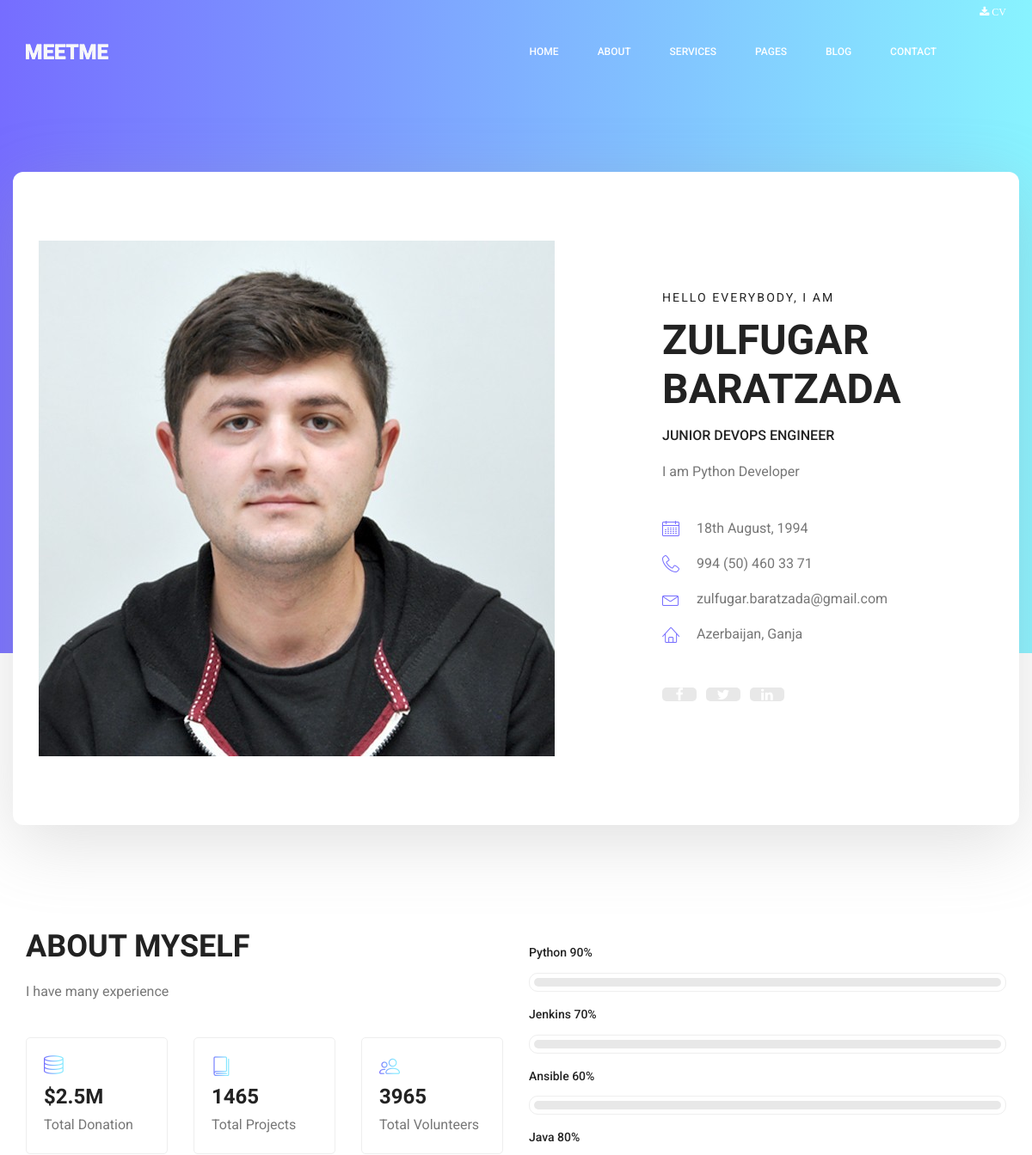
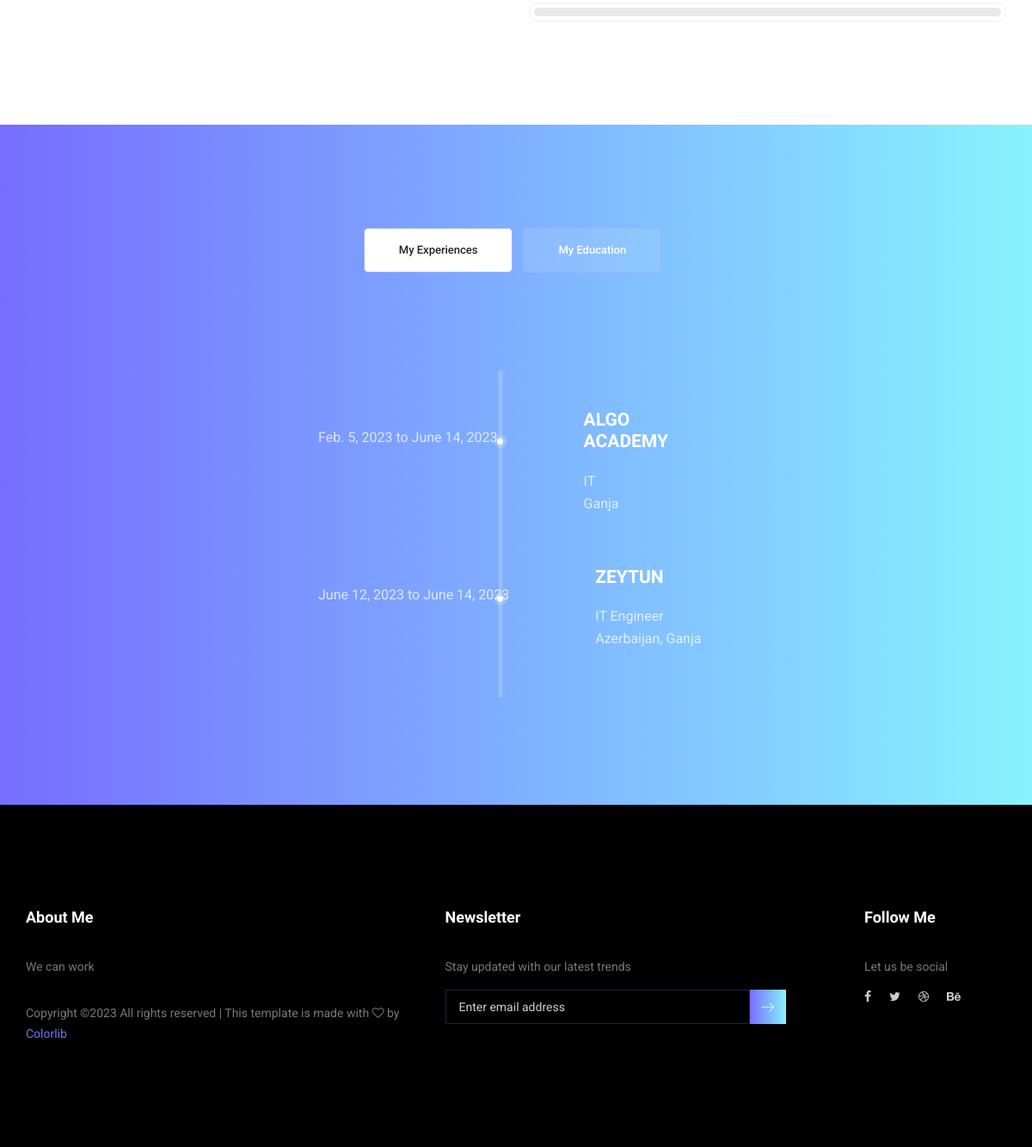
The page / on the database its author committed (2 pictures, top to bottom).
### core/models.py (models this page shows, shortened)
class AbstractModel(models.Model):
    updated_date=models.DateTimeField(
        blank=True,
        auto_now=True,
        verbose_name='update_date',
    )
    created_date=models.DateTimeField(
        blank=True,
        auto_now_add=True,
        verbose_name='created_date'
    )
    class Meta:
        abstract = True

class Document(AbstractModel):
    slug=models.CharField(
        default='',
        max_length=254,
        blank=True,
        verbose_name='slug',
        help_text='',
    )
    button_text= models.CharField(
        default='',
        max_length=254,
        blank=True,
        verbose_name='Button Text',
        help_text='',
    )
    file = models.FileField(
        default='',
        verbose_name='File',
        help_text='',
        blank=True,
        upload_to='documents/',
    )
    class Meta:
        verbose_name = "Document"
        verbose_name_plural = "Documents"
        ordering = ('slug',)

class General_Settings(AbstractModel):
    name = models.CharField(
        default='',
        max_length=254,
        blank=True,
        verbose_name='name',
    )
    description=models.CharField(
        default='',
        max_length=254,
        blank=True,
        verbose_name='description',
    )
    parameter=models.CharField(
        default='',
        max_length=254,
        blank=True,
        verbose_name='parameter'
    )
    class Meta:
        verbose_name = "General Settings"
        verbose_name_plural = "General Settings"
        ordering = ('name',)

class SocialMedia(AbstractModel):
    order = models.IntegerField(
        default=0,
        verbose_name='Order',
    )
    link = models.URLField(
        default='',
        max_length=254,
        blank=True,
        verbose_name='Link',
    )
    icon = models.CharField(
        default='',
        max_length=254,
        blank=True,
        verbose_name='Icon'
    )
    class Meta:
        verbose_name = "Social Media"
        verbose_name_plural = "Social Media"
        ordering = ('order',)

class Skill(AbstractModel):
    order = models.IntegerField(
        default=0,
        verbose_name='Order',
    )
    name = models.CharField(
        default='',
        max_length=254,
        blank=True,
        verbose_name='name',
    )
    percentage= models.IntegerField(
        default=50,
        verbose_name='Percentage',
        validators=[MinValueValidator(0), MaxValueValidator(100)],
    )
    class Meta:
        verbose_name = "Skill"
        verbose_name_plural = "Skill"
        ordering = ('order',)

class Experience(AbstractModel):
    company_name = models.CharField(
        default='',
        max_length=254,
        blank=True,
        verbose_name='Company Name',
    )
    job_title=models.CharField(
        default='',
        max_length=254,
        blank=True,
        verbose_name='Job Title',
    )
    job_location = models.CharField(
        default='',
        max_length=254,
        blank=True,
        verbose_name='Job Location'
    )
    start_date = models.DateField(
        verbose_name='Start Date',
    )
    end_date = models.DateField(
        default=None,
        null=True,
        blank=True,
        verbose_name='End Date',
    )
    class Meta:
        verbose_name = "Experience"
        verbose_name_plural = "Experience"
        ordering = ('start_date',)

### core/views.py (the view)
# urls.py: path('',index,name='index'),
def index(request):
    return render(request,'index.html')

### templates/index.html (shortened to what this page needs)
{% extends 'layout.html' %}
{% load static %}
        {% block content%}
        <section class="home_banner_area">
           	<div class="container box_1620">
           		<div class="banner_inner d-flex align-items-center">
					<div class="banner_content">
						<div class="media">
							<div class="d-flex">
								<img src="{{ profile_photo.url }}" alt="">
							</div>
							<div class="media-body">
								<div class="personal_text">
									<h6>Hello Everybody, i am</h6>
									<h3>{{ home_banner_name }}</h3>
									<h4>{{ home_banner_title }}</h4>
									<p>{{ home_banner_description }}</p>
									<ul class="list basic_info">
										<li><a href="javascript:void(0)"><i class="lnr lnr-calendar-full"></i> 18th August, 1994</a></li>
										<li><a href="tel:+994504603371"><i class="lnr lnr-phone-handset"></i> 994 (50) 460 33 71</a></li>
										<li><a href="nailto:zulfugar.baratzada@gmail.com"><i class="lnr lnr-envelope"></i> zulfugar.baratzada@gmail.com</a></li>
										<li><a href="#"><i class="lnr lnr-home"></i> Azerbaijan, Ganja</a></li>
									</ul>
									<ul class="list personal_social">
										{% for social in social_media %}
											<li><a href="{{ social.link }}" target="_blank">{{ social.icon|safe }}</a></li>
										{% endfor %}
									</ul>
								</div>
							</div>
						</div>
					</div>
				</div>
            </div>
        </section>
        <section class="welcome_area p_120">
        	<div class="container">
        		<div class="row welcome_inner">
        			<div class="col-lg-6">
        				<div class="welcome_text">
        					<h4>About Myself</h4>
        					<p>{{ about_myself_welcome }}</p>
        					<div class="row">
        						<div class="col-md-4">
        							<div class="wel_item">
        								<i class="lnr lnr-database"></i>
        								<h4>$2.5M</h4>
        								<p>Total Donation</p>
        							</div>
        						</div>
        						<div class="col-md-4">
        							<div class="wel_item">
        								<i class="lnr lnr-book"></i>
        								<h4>1465</h4>
        								<p>Total Projects</p>
        							</div>
        						</div>
        						<div class="col-md-4">
        							<div class="wel_item">
        								<i class="lnr lnr-users"></i>
        								<h4>3965</h4>
        								<p>Total Volunteers</p>
        							</div>
        						</div>
        					</div>
        				</div>
        			</div>
        			<div class="col-lg-6">
        				<div class="tools_expert">
        					<div class="skill_main">
								{% for skill in skills %}
									<div class="skill_item">
										<h4>{{ skill.name }} <span class="counter">{{ skill.percentage }}</span>%</h4>
										<div class="progress_br">
											<div class="progress">
											</div>
										</div>
									</div>
								{% endfor %}
							</div>
        				</div>
        			</div>
        		</div>
        	</div>
        </section>
        <section class="mytabs_area p_120">
        	<div class="container">
        		<div class="tabs_inner">
					<ul class="nav nav-tabs" id="myTab" role="tablist">
						<li class="nav-item">
							<a class="nav-link active" id="home-tab" data-toggle="tab" href="#home" role="tab" aria-controls="home" aria-selected="true">My Experiences</a>
						</li>
						<li class="nav-item">
							<a class="nav-link" id="profile-tab" data-toggle="tab" href="#profile" role="tab" aria-controls="profile" aria-selected="false">My Education</a>
						</li>
					</ul>
					<div class="tab-content" id="myTabContent">
						<div class="tab-pane fade show active" id="home" role="tabpanel" aria-labelledby="home-tab">
							<ul class="list">
								{% for experiences in experience %}
								<li>
									<span></span>
									<div class="media">
										<div class="d-flex">
											<p> {{experiences.start_date}} to {{ experiences.end_date }}</p>
										</div>
										<div class="media-body">
											<h4>{{ experiences.company_name }}</h4>
											<p>{{ experiences.job_title }} <br />{{ experiences.job_location }}</p>
										</div>
									</div>
								</li>
								{% endfor %}
							</ul>
						</div>
					</div>
        		</div>
        	</div>
        </section>
        {% endblock %}

### templates/layout.html (shortened to what this page needs)
{% load static %}
{% include 'includes/head.html' %}
{% include 'includes/nav.html' %}
{% block content %}
{% endblock %}
{% include 'includes/footer.html' %}

### templates/includes/head.html (shortened to what this page needs)
{% load static %}
<head>
    <link rel="stylesheet" href="{%static 'css/bootstrap.css' %}">
    <link rel="stylesheet" href="{%static 'vendors/linericon/style.css' %}">
    <link rel="stylesheet" href="{%static 'css/font-awesome.min.css' %}">
    <link rel="stylesheet" href="{%static 'vendors/owl-carousel/owl.carousel.min.css' %}">
    <link rel="stylesheet" href="{%static 'vendors/lightbox/simpleLightbox.css' %}">
    <link rel="stylesheet" href="{%static 'vendors/nice-select/css/nice-select.css"' %}>
    <link rel="stylesheet" href="{%static 'vendors/animate-css/animate.css' %}">
    <link rel="stylesheet" href="{%static 'vendors/popup/magnific-popup.css' %}">
    <link rel="stylesheet" href="{%static 'vendors/flaticon/flaticon.css' %}">
    <link rel="stylesheet" href="{% static 'css/style.css'%}">
    <link rel="stylesheet" href="{% static 'css/responsive.css'%}">
</head>

### templates/includes/nav.html (shortened to what this page needs)
   {% load static %}
   <header class="header_area">
    <div class="main_menu">
        <nav class="navbar navbar-expand-lg navbar-light">
            <div class="container box_1620">
                <a class="navbar-brand logo_h" href="index.html"><img src="{% get_media_prefix %}img/logo.png" alt=""></a>
                <div class="collapse navbar-collapse offset" id="navbarSupportedContent">
                    <ul class="nav navbar-nav menu_nav ml-auto">
                        <li class="nav-item active"><a class="nav-link" href="{% url 'index' %}">Home</a></li>
                        <li class="nav-item"><a class="nav-link" href="{% url 'about' %}">About</a></li>
                        <li class="nav-item"><a class="nav-link" href="{% url 'services' %}">Services</a></li>
                        <li class="nav-item submenu dropdown">
                            <a href="#" class="nav-link dropdown-toggle" data-toggle="dropdown" role="button" aria-haspopup="true" aria-expanded="false">Pages</a>
                        </li>
                        <li class="nav-item submenu dropdown">
                            <a href="#" class="nav-link dropdown-toggle" data-toggle="dropdown" role="button" aria-haspopup="true" aria-expanded="false">Blog</a>
                        </li>
                        <li class="nav-item"><a class="nav-link" href="{% url 'contact' %}">Contact</a></li>
                        {% for doc in document %}
                            <li class="nav-item"><a class="nav-link" href="{{ doc.file.url }}" target="_blank"><i class="fa fa-download" style="margin-left: 5px;"> {{ doc.button_text }}</i></a></li>
                        {% endfor %}
                    </ul>
                </div>
            </div>
        </nav>
    </div>
</header>

### templates/includes/footer.html (shortened to what this page needs)
    {% load static %}
        <footer class="footer_area p_120">
        	<div class="container">
        		<div class="row footer_inner">
        			<div class="col-lg-5 col-sm-6">
        				<aside class="f_widget ab_widget">
        					<div class="f_title">
        						<h3>About Me</h3>
        					</div>
        					<p>{{ about_myself_footer }} </p>
        					<p>
Copyright &copy;<script>document.write(new Date().getFullYear());</script> All rights reserved | This template is made with <i class="fa fa-heart-o" aria-hidden="true"></i> by <a href="https://colorlib.com" target="_blank">Colorlib</a>
</p>
        				</aside>
        			</div>
        			<div class="col-lg-5 col-sm-6">
        				<aside class="f_widget news_widget">
        					<div class="f_title">
        						<h3>Newsletter</h3>
        					</div>
        					<p>Stay updated with our latest trends</p>
        					<div id="mc_embed_signup">
                                <form target="_blank" action="https://spondonit.us12.list-manage.com/subscribe/post?u=1462626880ade1ac87bd9c93a&amp;id=92a4423d01" method="get" class="subscribe_form relative">
                                	<div class="input-group d-flex flex-row">
                                        <input name="EMAIL" placeholder="Enter email address" onfocus="this.placeholder = ''" onblur="this.placeholder = 'Email Address '" required="" type="email">
                                        <button class="btn sub-btn"><span class="lnr lnr-arrow-right"></span></button>
                                    </div>
                                </form>
                            </div>
        				</aside>
        			</div>
        			<div class="col-lg-2">
        				<aside class="f_widget social_widget">
        					<div class="f_title">
        						<h3>Follow Me</h3>
        					</div>
        					<p>Let us be social</p>
        					<ul class="list">
        						<li><a href="#"><i class="fa fa-facebook"></i></a></li>
        						<li><a href="#"><i class="fa fa-twitter"></i></a></li>
        						<li><a href="#"><i class="fa fa-dribbble"></i></a></li>
        						<li><a href="#"><i class="fa fa-behance"></i></a></li>
        					</ul>
        				</aside>
        			</div>
        		</div>
        	</div>
        </footer>

### templates/includes/scripts.html (shortened to what this page needs)
{% load static %}

### rows shown on the page
Document: button_text "CV"
General_Settings: parameter "ZULFUGAR BARATZADA"
General_Settings: parameter "JUNIOR DEVOPS ENGINEER"
General_Settings: parameter "I am Python Developer"
General_Settings: parameter "I have many experience"
Skill: name "Python", percentage "90"
Skill: name "Jenkins", percentage "70"
Skill: name "Ansible", percentage "60"
Skill: name "Java", percentage "80"
Experience: start_date "Feb. 5, 2023", end_date "June 14, 2023", company_name "ALGO ACADEMY", job_title "IT", job_location "Ganja"
Experience: start_date "June 12, 2023", end_date "June 14, 2023", company_name "ZEYTUN", job_title "IT Engineer", job_location "Azerbaijan, Ganja"
General_Settings: parameter "We can work"
